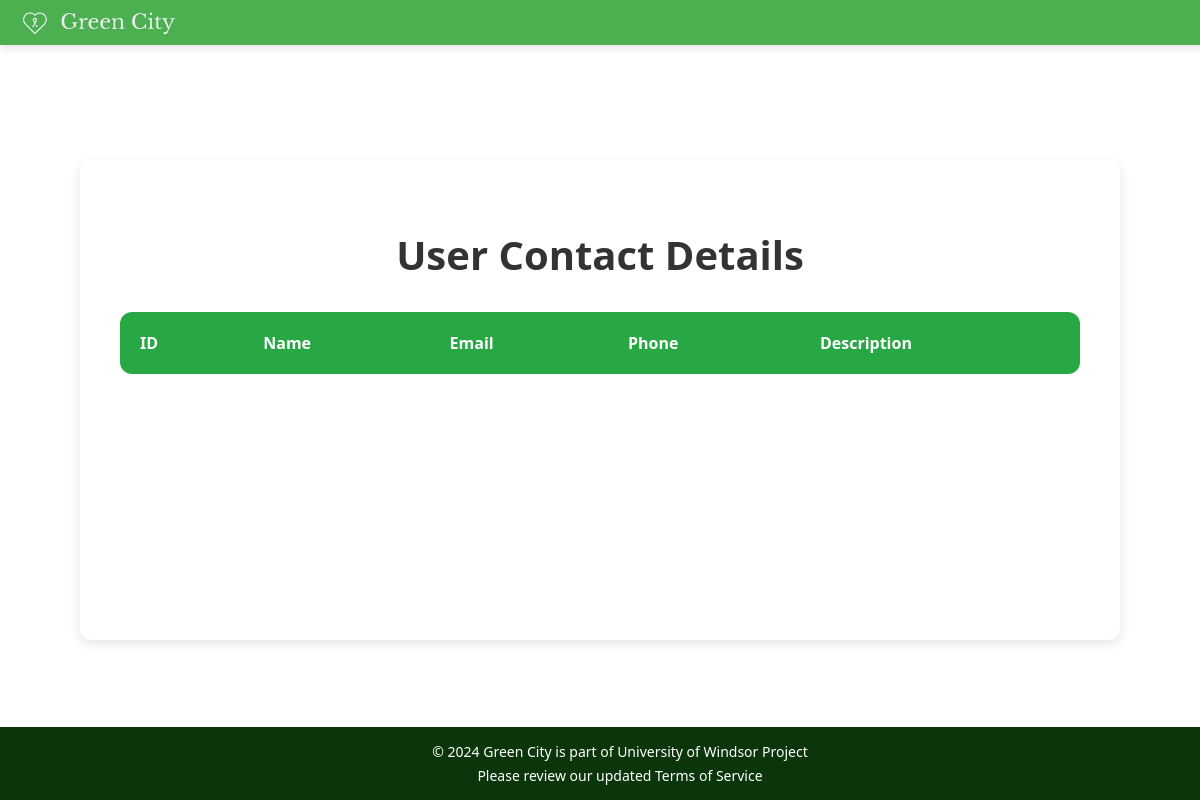
The page /admincontactinfo/ on the database as committed earlier.
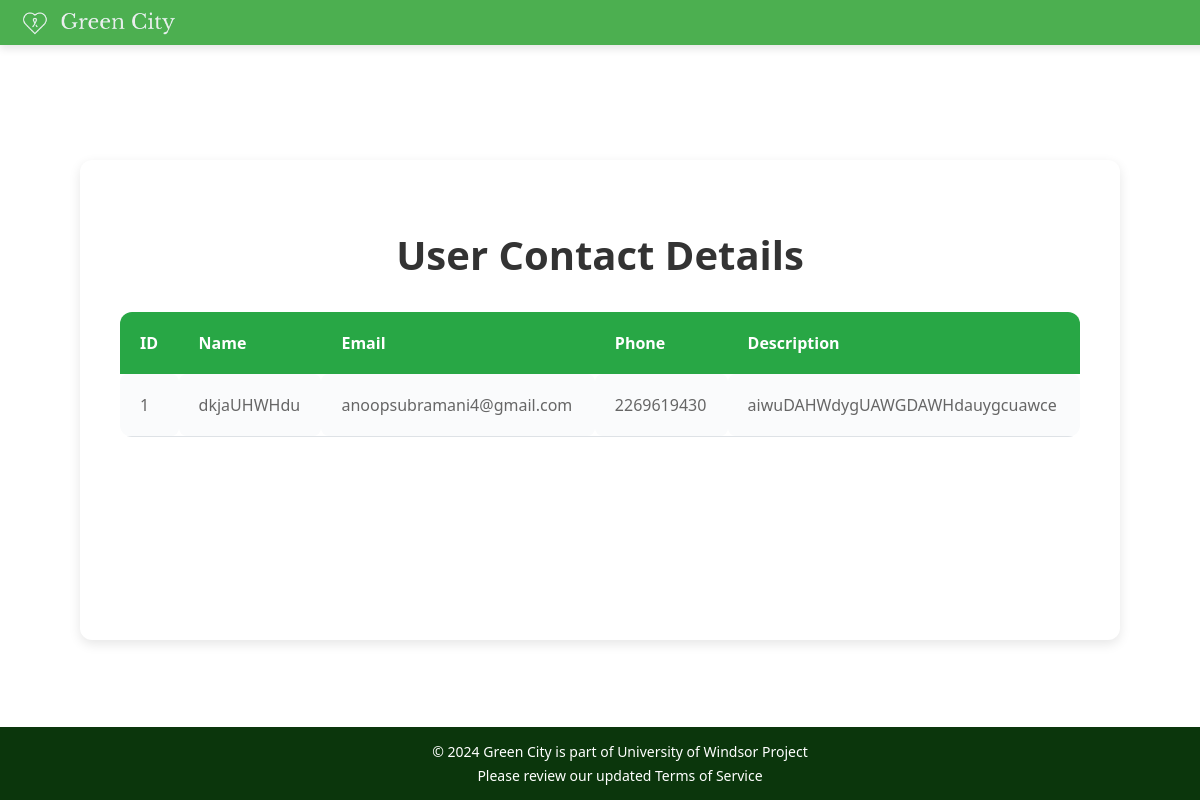
The same page on the database as committed later.
### myapp/models.py (models this page shows)
class ContactModel(models.Model):
    email = models.EmailField(unique=True)
    phone = models.CharField(max_length=10, blank=True, null=True)
    description = models.CharField(max_length=1000, blank=True, null=True)
    name = models.CharField(max_length=10, blank=True, null=True)

### myapp/views.py (the view)
# urls.py: path('admincontactinfo/', views.contact_list_view, name='contact_list'),
def contact_list_view(request):
    if request.method == 'POST':
        form = ContactForm(request.POST)
        if form.is_valid():
            form.save()
            return redirect('ad')  # Redirect to the same page or another page after successful submission
    else:
        form = ContactForm()
    contacts = ContactModel.objects.all()
    return render(request, 'admin/admincontactinfo.html', {'contacts': contacts, 'form': form})

### myapp/templates/admin/admincontactinfo.html (shortened to what this page needs)
{% load static %}
{% block content %}
<head>
    <link rel="stylesheet" type="text/css" href="{% static 'admin/admin_contact_info.css' %}">
</head>
<body>
<div class="top-bar">
    <img src="{% static 'admin/adminlogo.png' %}" alt="Logo">
</div>
    <div class="container">
        <h1>User Contact Details</h1>
        <table>
            <thead>
                <tr>
                    <th>ID</th>
                    <th>Name</th>
                    <th>Email</th>
                    <th>Phone</th>
                    <th>Description</th>
                </tr>
            </thead>
            <tbody>
                {% for contact in contacts %}
                    <tr>
                        <td>{{ contact.id }}</td>
                        <td>{{ contact.name }}</td>
                        <td>{{ contact.email }}</td>
                        <td>{{ contact.phone }}</td>
                        <td>{{ contact.description }}</td>
                    </tr>
                {% endfor %}
            </tbody>
        </table>
    </div>
</body>
<div class="footer-bottom">
    <p>© 2024 Green City is part of University of Windsor Project</p>
    <p>Please review our updated Terms of Service</p>
</div>
{% endblock %}

### myapp/templates/admin/admin_contact_info.css (style rules this page uses)
body { font-family: Georgia, "Segoe UI", system-ui, sans-serif; background: url('admintree.png') no-repeat center center fixed; background-size: cover; margin: 0; padding: 0; display: flex; justify-content: center; align-items: center; height: 100vh; }
.top-bar { background-color: #4CAF50; padding: 10px 20px; width: 100%; box-shadow: 0 4px 8px rgba(0, 0, 0, 0.1); display: flex; align-items: center; justify-content: space-between; position: fixed; top: 0; left: 0; z-index: 10; }
.top-bar img { height: 25px; width: auto; }
.top-bar * { margin: 0; }
.footer-bottom { background-color: #0b360c; color: #fff; padding: 10px 20px; width: 100%; position: fixed; bottom: 0; left: 0; text-align: center; }
.footer-bottom p { margin: 5px 0; font-size: 14px; }
.container { width: 80%; height: 400px; background: #ffffff; padding: 40px; box-shadow: 0 4px 12px rgba(0, 0, 0, 0.1); border-radius: 12px; text-align: center; display: flex; flex-direction: column; align-items: center; }
h1 { color: #333; margin-bottom: 30px; font-size: 2.5em; }
table { width: 100%; border-collapse: collapse; border-radius: 12px; overflow: hidden; }
th, td { padding: 20px; text-align: left; }
th { background-color: #28a745; color: white; }
td { background-color: #fafbfc; color: #666; border-bottom: 1px solid #dee2e6; border-radius: 8px; }

Rows that differ between the two databases and show on the page:
added ContactModel: id "1", name "dkjaUHWHdu", email "anoopsubramani4@gmail.com", phone "2269619430", description "aiwuDAHWdygUAWGDAWHdauygcuawce"
